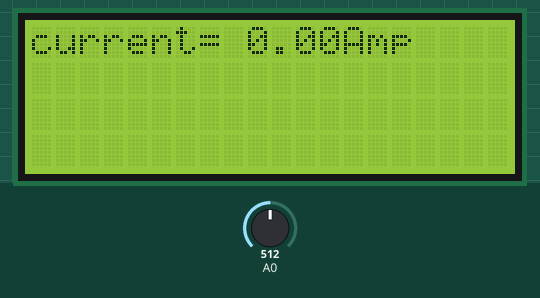
Recording of a sketch running on a simulated Arduino Uno, built with avr-gcc and run on an emulated ATmega328P. Parts: 20×4 character LCD. The inputs (shaded band) are chosen by the test bench; at power-on: A0 = 512.

Above: at 1.2 s.
1.3 s: A0 set to 716
At 1.44 s:
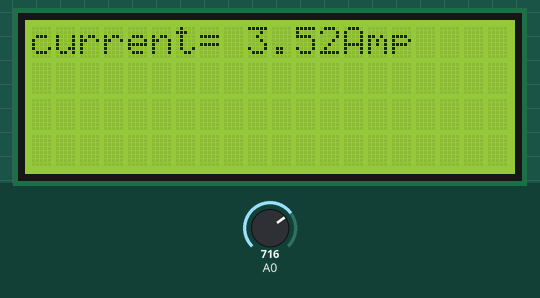
3.0 s: A0 set to 148
At 3.2 s:
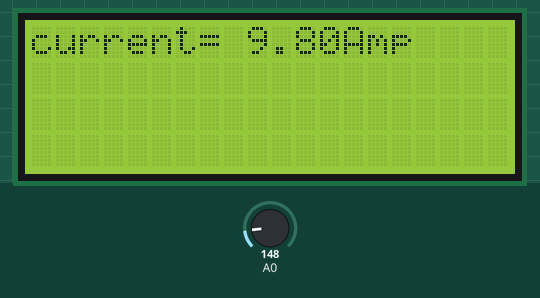
4.8 s: A0 set to 131
At 4.95 s:
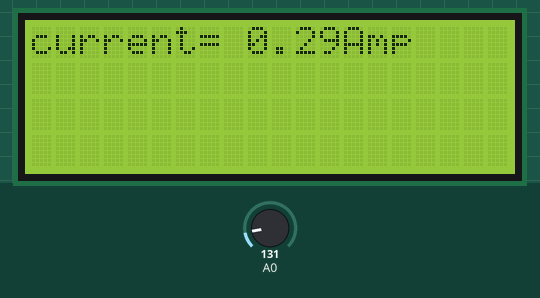
6.5 s: A0 set to 697
At 6.71 s:
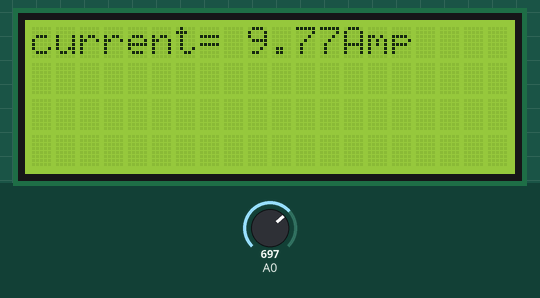
8.3 s: A0 set to 721
At 8.47 s:
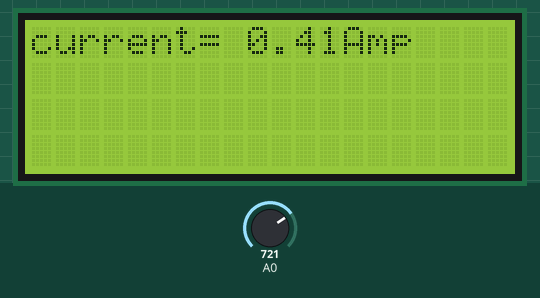
10.0 s: A0 set to 122
At 10.23 s:
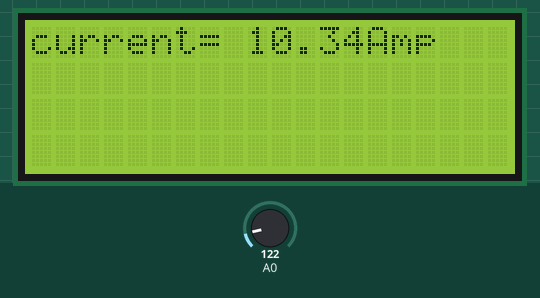
Timing chart, 0 to 12.8 s (numbered marks = the images above; inputs shaded):
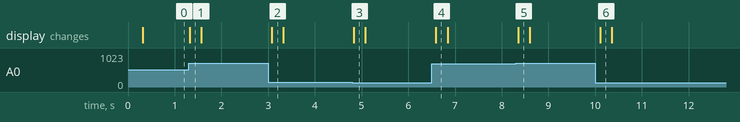

The sketch:

ACcurrentSensorSketchCorrection.ino
```cpp
#include<LiquidCrystal.h>
#include "ACmeter.h"
LiquidCrystal LCD(8,9,10,11,12,13);
const int sensor_in = A0;
int mv_per_amp = 100;
double sensed_rms;
double amps_rms;
void setup(){

  LCD.begin(20,4);
  LCD.setCursor(0,0);
  LCD.print("current=");
}
void loop(){
  AcMeter a;
  sensed_rms = (a.getRMS(sensor_in) * 1000)/(mv_per_amp);
  amps_rms=sensed_rms/2;
  LCD.setCursor(9,0);
  LCD.print(amps_rms);
  LCD.print("Amp");

}
```

ACmeter.h
```cpp
#ifndef ACMETER_H
#define ACMETER_H

class AcMeter
{
  double result;
  int readValue;
  int maxValue = 0;
  int minValue = 1024;
  public:

  double getPeak(int channelName);
  double getRMS(int channelName);

};

double AcMeter::getPeak(int channelName){
    uint32_t start_time = millis();
    while((millis()-start_time) < 250){
      readValue = analogRead(channelName);
      if (readValue > maxValue){
        maxValue = readValue;
      }
      if (readValue < minValue){
        minValue = readValue;
      }
    }
    result = ((maxValue - minValue) * 5.0)/1024.0;
    return result;
}
double AcMeter::getRMS(int channelName){

    return(getPeak(channelName)*0.707);

}

#endif
```

Measured:
- after the input at 1.3 s, the display: changes at once (image 1)
- after the input at 3.0 s, the display: changes after 0.08 s (image 2)
- after the input at 4.8 s, the display: changes at once (image 3)
- after the input at 6.5 s, the display: changes after 0.09 s (image 4)
- after the input at 8.3 s, the display: changes after 0.05 s (image 5)
- after the input at 10.0 s, the display: changes after 0.11 s (image 6)
